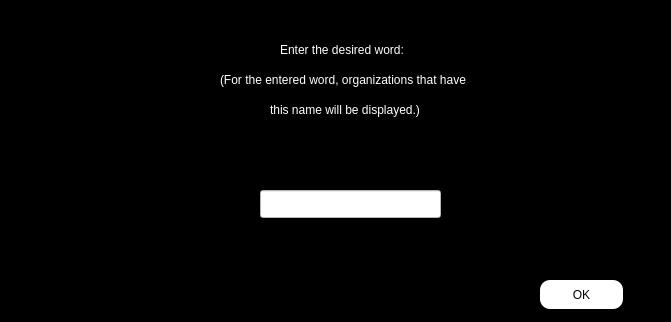
<?xml version="1.0" encoding="UTF-8"?>
<ui version="4.0">
 <class>filtering_organizations</class>
 <widget class="QWidget" name="filtering_organizations">
  <property name="geometry">
   <rect>
    <x>0</x>
    <y>0</y>
    <width>671</width>
    <height>322</height>
   </rect>
  </property>
  <property name="windowTitle">
   <string>Form</string>
  </property>
  <property name="styleSheet">
   <string notr="true">#filtering_organizations
{
background-color:black;
}</string>
  </property>
  <widget class="QLabel" name="label">
   <property name="geometry">
    <rect>
     <x>280</x>
     <y>40</y>
     <width>161</width>
     <height>20</height>
    </rect>
   </property>
   <property name="styleSheet">
    <string notr="true">#label
{
color:white;
}</string>
   </property>
   <property name="text">
    <string>Enter the desired word:</string>
   </property>
  </widget>
  <widget class="QLabel" name="label_2">
   <property name="geometry">
    <rect>
     <x>220</x>
     <y>70</y>
     <width>321</width>
     <height>20</height>
    </rect>
   </property>
   <property name="styleSheet">
    <string notr="true">#label_2
{
color:white;
}</string>
   </property>
   <property name="text">
    <string>(For the entered word, organizations that have</string>
   </property>
  </widget>
  <widget class="QLineEdit" name="led_filter">
   <property name="geometry">
    <rect>
     <x>260</x>
     <y>190</y>
     <width>181</width>
     <height>28</height>
    </rect>
   </property>
   <property name="styleSheet">
    <string notr="true">#led_filter
{
background-color:white;
}</string>
   </property>
  </widget>
  <widget class="QLabel" name="label_3">
   <property name="geometry">
    <rect>
     <x>270</x>
     <y>100</y>
     <width>191</width>
     <height>20</height>
    </rect>
   </property>
   <property name="styleSheet">
    <string notr="true">#label_3
{
color:white;
}</string>
   </property>
   <property name="text">
    <string>this name will be displayed.)</string>
   </property>
  </widget>
  <widget class="QPushButton" name="pbn_filter">
   <property name="geometry">
    <rect>
     <x>540</x>
     <y>280</y>
     <width>83</width>
     <height>29</height>
    </rect>
   </property>
   <property name="styleSheet">
    <string notr="true">#pbn_filter:hover
{
background-color:white;
order:1px solidgreen; 
}
#pbn_filter
{
background-color:white;
border-radius:10px;
}</string>
   </property>
   <property name="text">
    <string>OK</string>
   </property>
  </widget>
 </widget>
 <resources/>
 <connections/>
</ui>
